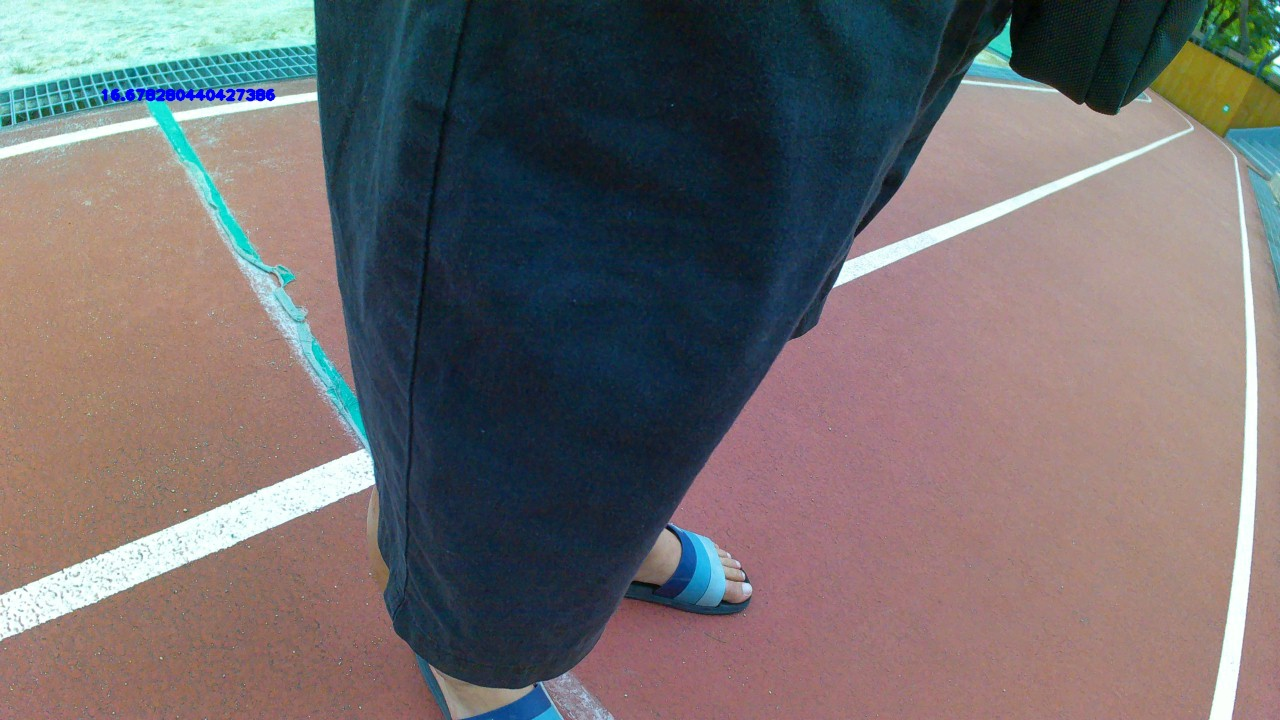
#> input picture images/curve/curve0.jpg, 1280 x 720 px; its folder holds only this picture in this run
$ python linecheck_test.py
#> lines starting #> are read from the running program, lines starting #| are printed output that depends on the picture
### LineManage.py
import cv2
import numpy as np
import time

def GetLine(frame, HEIGHT, WIDTH):
    line_check_height = int(HEIGHT / 7 * 5)
    center_point = (int(WIDTH / 2), 10)
    check_contour = [0,0]

    frame_center = (int(WIDTH / 2), line_check_height)

    m_cut = frame[line_check_height - 50:line_check_height + 50,0:WIDTH ]
    m_hsv = cv2.cvtColor(m_cut, cv2.COLOR_BGR2LAB)

    lower_color = (190, 127, 0)#(0, 138, 134)#(226, 175, 169)
    upper_color = (237, 144, 255)#(255, 165, 152)#(255, 255, 255)

    m_range = cv2.inRange(m_hsv, lower_color, upper_color)
    m_result = cv2.bitwise_and(m_cut, m_cut, mask=m_range)
    contours, _ = cv2.findContours(m_range, cv2.RETR_EXTERNAL, \
                                                cv2.CHAIN_APPROX_NONE)
    check_contour = [0, 0]
    for cnt in contours:
        x, y, w, h = cv2.boundingRect(cnt)
        if y == 0:
            # print('cnt :', x, y)
            cv2.rectangle(m_result, (x, y), (x + w, y + h), (255, 0, 0), 3)

            if (x > WIDTH / 2):
                if check_contour[1] == 0:
                    check_contour[1] = x
                elif check_contour[1] > x:
                    check_contour[1] = x

            else:
                if check_contour[0] == 0:
                    check_contour[0] = x + w
                elif check_contour[0] < x:
                    check_contour[0] = x + w


    # print('check_contour :',check_contour)

    for i in range(2):
        cv2.circle(m_result, (check_contour[i], 50), 3, (255, 0, 255), 10)

    got_center = int((check_contour[1] - check_contour[0]) / 2 + check_contour[0])
    cv2.circle(m_result, center_point, 3, (255, 0, 0), 10)
    cv2.circle(m_result, (got_center, 0), 3, (0, 0, 255), 5)

    # full screen mode
    cv2.circle(frame, frame_center, 3, (255, 0, 0), 10)

    # 중심제어
    if center_point[0] > got_center:
        for i in range(15):
            if center_point[0] - got_center < 30 * i:
                if i < 2:
                    cv2.putText(frame, 'on line', center_point, cv2.FONT_HERSHEY_PLAIN, 1, (0, 255, 0), 2, cv2.LINE_AA)
                    print('good line')
                    break
                cv2.putText(frame, 'go left - ' + str(i) + '%', center_point, cv2.FONT_HERSHEY_PLAIN, 1, (0, 255, 0), 2, cv2.LINE_AA)
                print('go left -', str(i) + '%')
                break
    elif center_point[0] < got_center:
        for i in range(15):
            if got_center - center_point[0] < 30 * i:
                if i < 2:
                    cv2.putText(frame, 'on line', center_point, cv2.FONT_HERSHEY_PLAIN, 1, (0, 255, 0), 2, cv2.LINE_AA)
                    print('good line')
                    break
                cv2.putText(frame, 'go right - ' + str(i) + '%', center_point, cv2.FONT_HERSHEY_PLAIN, 1, (0, 255, 0), 2, cv2.LINE_AA)
                print('go right -',str(i) + '%')
                break

    cv2.imshow('img', m_result)
    cv2.imshow('img2', m_cut)
    cv2.imshow('full screen', frame)

### linecheck_test.py
import cv2
import numpy as np
import LineManage

from os import listdir
from os.path import isfile, join

mypath = 'images/curve'
onlyfiles = [f for f in listdir(mypath) if isfile(join(mypath, f))]
images = np.empty(len(onlyfiles), dtype=object)
for n in range(0, len(onlyfiles)):
    images[n] = cv2.imread(join(mypath, onlyfiles[n]))

HEIGHT, WIDTH = images[0].shape[:2]

print(HEIGHT, WIDTH)

for i in images:
    LineManage.GetLine(i, HEIGHT, WIDTH)

    if cv2.waitKey(0) & 0xFF == ord('q'):
        break
#> this loop made 1 pass; (key q is pressed on pass 1)
#> contours in GetLine on pass 1: 86 contours, all with area under 20
#> pass 1, in GetLine, `m_cut = frame[line_check_height - 50:line_check_height + 50,0:WIDTH ]`:
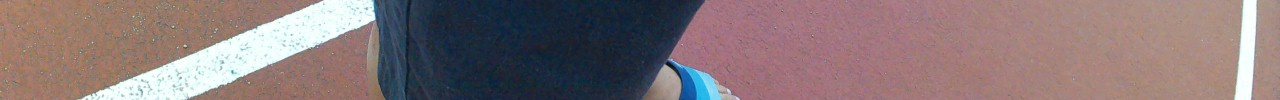
#> m_cut: shape (100, 1280, 3); mean B, G, R 118.9, 117.6, 136
#> pass 1, in GetLine, `m_range = cv2.inRange(m_hsv, lower_color, upper_color)`:
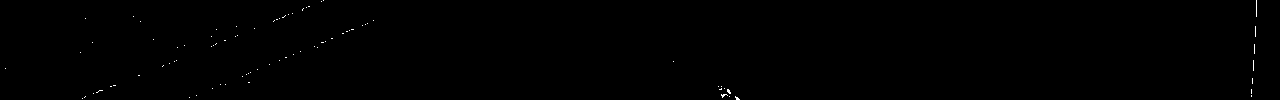
#> m_range: shape (100, 1280); 0.16% white in thin lines or dots

cv2.destroyAllWindows()
